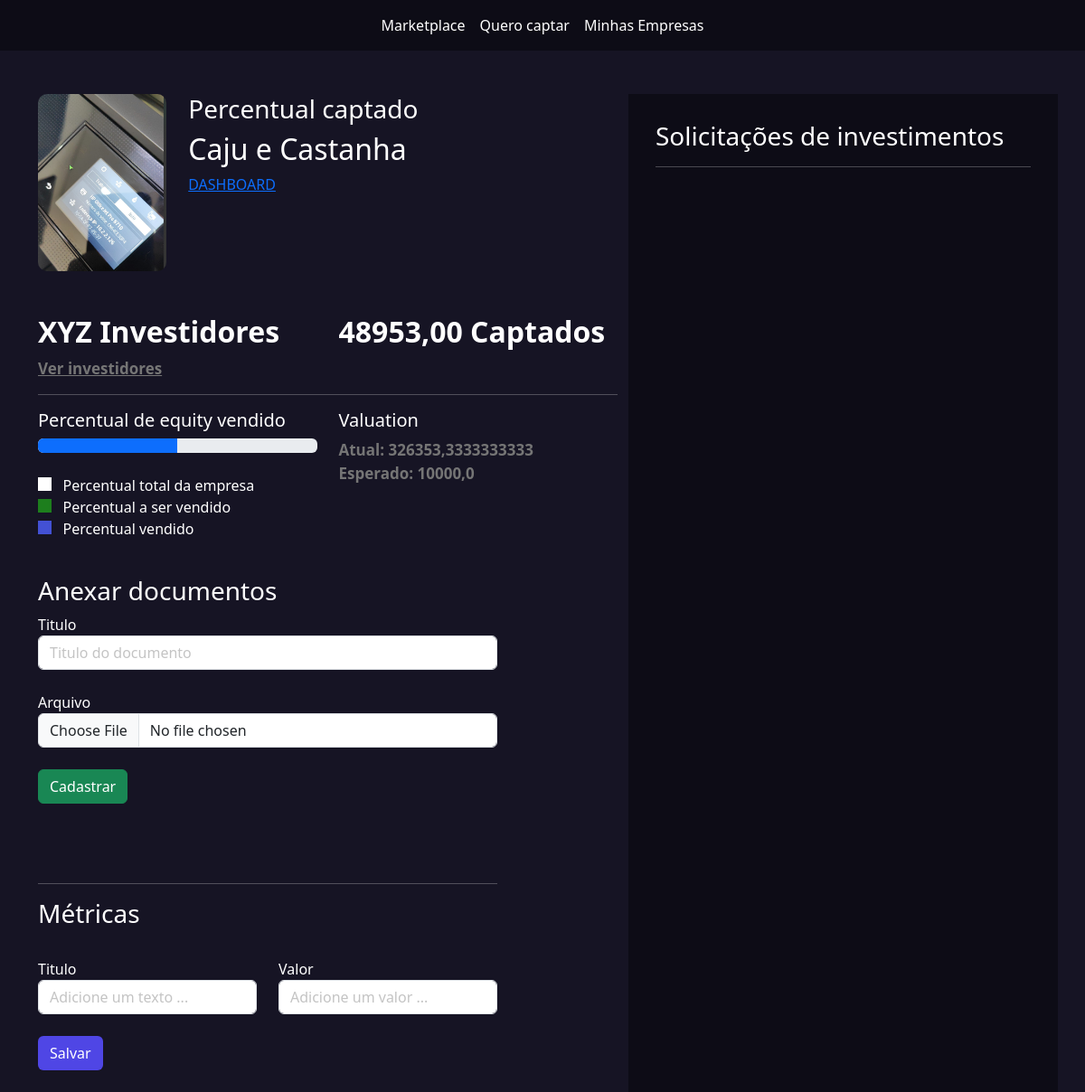
Page /empresarios/empresas/4/ (signed in) on the committed database.
### empresarios/models.py (models this page shows, shortened)
class Empresa(models.Model):
    tempo_existencia_choices = (
        ('-6', 'Menos de 6 meses'),
        ('+6', 'Mais de 6 meses'),
        ('+1', 'Mais de 1 ano'),
        ('+5', 'Mais de 5 anos')
    )
    estagio_choices = (
        ('I', 'Tenho apenas uma idea'),
        ('MVP', 'Possuo um MVP'),
        ('MVPP', 'Possuo um MVP com clientes pagantes'),
        ('E', 'Empresa pronta para escalar'),
    )
    area_choices = (
        ('ED', 'Ed-tech'),
        ('FT', 'Fintech'),
        ('AT', 'Agrotech'),
    )
    user = models.ForeignKey(User, on_delete=models.DO_NOTHING)
    nome = models.CharField(max_length=50)
    cnpj = models.CharField(max_length=30)
    site = models.URLField()
    tempo_existencia = models.CharField(
        max_length=2, choices=tempo_existencia_choices, default='-6')
    descricao = models.TextField()
    data_final_captacao = models.DateField()
    percentual_equity = models.IntegerField()  # Percentual esperado
    estagio = models.CharField(
        max_length=4, choices=estagio_choices, default='I')
    area = models.CharField(max_length=3, choices=area_choices)
    publico_alvo = models.CharField(max_length=3)
    valor = models.DecimalField(max_digits=9, decimal_places=2)
    pitch = models.FileField(upload_to='pitchs')
    logo = models.FileField(upload_to='logo')
    @property
    def valuation(self):
        return float(f'{(100 * self.valor) / self.percentual_equity: .2f}')

### empresarios/views.py (the view)
# urls.py: path('empresas/<int:id>/', views.empresa, name='empresa'),
def empresa(request, id: int):
    empresa = Empresa.objects.get(id=id)
    if not empresa.user == request.user:
        messages.add_message(request, constants.ERROR,
                             'Essa empresa não é sua.')
        return redirect(f'/empresarios/listar_empresas')
    if request.method == 'GET':
        documentos = Documento.objects.filter(empresa=empresa)
        percentual_vendido = 0
        for pi in PropostaInvestimento.objects.filter(status='PA'):
            percentual_vendido += pi.percentual
        total_captado = sum(PropostaInvestimento.objects.filter(
            status='PA').values_list('valor', flat=True))
        valuation_atual = (100 * float(total_captado) /
                           float(percentual_vendido)) if percentual_vendido != 0 else 0
        propostas_investimentos_enviadas = PropostaInvestimento.objects.filter(
            empresa=empresa).filter(status='PE')
        return render(request, 'empresa.html', {'empresa': empresa, 'documentos': documentos, 'propostas': propostas_investimentos_enviadas, 'total_captado': total_captado, 'valuation_atual': valuation_atual})
    elif request.method == 'POST':
        pass

### empresarios/templates/empresa.html (shortened to what this page needs)
{% extends "base.html" %}
{% load static %}
{% block 'head' %}
<link rel="stylesheet" href="{% static 'empresarios/css/listar_empresas.css' %}">
<link rel="stylesheet" href="{% static 'empresarios/css/empresa.css' %}">
<link rel="stylesheet" href="{% static 'usuarios/css/usuarios.css' %}">
{% endblock 'head' %}
{% block 'body' %}
    {% include "partials/barra_navegacao.html" %}
    <br><br>
    <div class="container">
        <div class="row">
            <div class="col-md-7">
                <div class="row">
                    <div class="col-md-3">
                        <img src="{{ empresa.logo.url }}" class="foto-empresa" alt="">
                    </div>
                    <div class="col-md">
                        <h3>Percentual captado</h3>
                        <h2>{{ empresa.nome }}</h2>
                        <a href="{% url 'dashboard' id=empresa.id %}" class="">DASHBOARD</a>
                    </div>
                </div>
                <br><br>
                <div class="row">
                    <div class="col-md">
                        <h2 class="titulo2">XYZ Investidores</h2>
                        <a href="#" class="sub-fonte">Ver investidores</a>
                    </div>
                    <div class="col-md">
                        <h2 class="titulo2">{{ total_captado }} Captados</h2>
                    </div>
                </div>
                <hr>
                <div class="row">
                    <div class="col-md">
                        <h5>Percentual de equity vendido</h5>
                        <div class="progress">
                            <div class="progress-bar bg-primary"
                                 style="width: {{ empresa.percentual_equity }}%"></div>
                        </div>
                        <br>
                        <label class="point-white"></label><span>&nbsp&nbsp Percentual total da empresa</span>
                        <br>
                        <label class="point-green"></label><span>&nbsp&nbsp Percentual a ser vendido</span>
                        <br>
                        <label class="point-blue"></label><span>&nbsp&nbsp Percentual vendido</span>
                    </div>
                    <div class="col-md">
                        <h5>Valuation</h5>
                        <span class="sub-fonte">Atual: {{ valuation_atual }}</span>
                        <br>
                        <span class="sub-fonte">Esperado: {{ empresa.valuation }}</span>
                    </div>
                    <div class="documentos">
                        <h3>Anexar documentos</h3>
                        <form action="{% url 'add_doc' empresa.id %}" method="POST" enctype='multipart/form-data'>
                            <label>Titulo</label>
                            <input type="text" name="titulo" class="form-control" placeholder="Titulo do documento">
                            <br>
                            <label>Arquivo</label>
                            <input type="file" name="arquivo" class="form-control">
                            <br>
                            <input type="submit" class="btn btn-success" value="Cadastrar">
                        </form>
                        <br><br>
                        <br>
                        <hr>
                        <h3>Métricas</h3>
                        <br>
                        <div class="row">
                            <div class="col-md">
                                <form action="{% url 'add_metrica' id=empresa.id %}" method="POST">{% csrf_token %}
                                <label>Titulo</label>
                                <input type="text" class="form-control" name="titulo" placeholder="Adicione um texto ...">
                            </div>
                            <div class="col-md">
                                <label>Valor</label>
                                <input type="text" class="form-control" name="valor" placeholder="Adicione um valor ...">
                            </div>
                        </div>
                        <br>
                        <input type="submit" value="Salvar" class="btn btn-indigo-normal">
                        <br><br>
                    </div>
                </div>
            </div>
            <div class="col-md-5 dark-color intereses-investimentos">
                <h3>Solicitações de investimentos</h3>
                <hr>
                <br>
            </div>
        </div>
    </div>
{% endblock 'body' %}

### templates/static/geral/css/base.css (style rules this page uses)
:root { --main-color: #161424; --dark-color: #0D0C16; --contrast-color: #4F46E5; }
body { color: white !important; background-color: var(--main-color) !important; }
.dark-color { background-color: var(--dark-color); color: white !important; }

### templates/static/empresarios/css/empresa.css (style rules this page uses)
.intereses-investimentos { min-height: 80vh; padding: 30px }
.foto-empresa { width: 100%; border-radius: 10px; }
.sub-fonte { color:rgb(117, 117, 117); font-size: 17px; font-weight: bold; }
.titulo2 { font-weight: bold; }
.point-white { width: 15px; height: 15px; background-color: white; }
.point-green { width: 15px; height: 15px; background-color: #1d7e1d; }
.point-blue { width: 15px; height: 15px; background-color: #4351d4; }
.documentos { width: 80%; margin-top: 40px; }

### templates/static/usuarios/css/usuarios.css (style rules this page uses)
.btn-indigo-normal { background-color: var(--contrast-color); color: white; }

### rows in the picture
Empresa: logo (picture), nome "Caju e Castanha", valuation "10000,0"

### other values in the picture
{{ total_captado }} "48953,00"
{{ valuation_atual }} "326353,3333333333"
